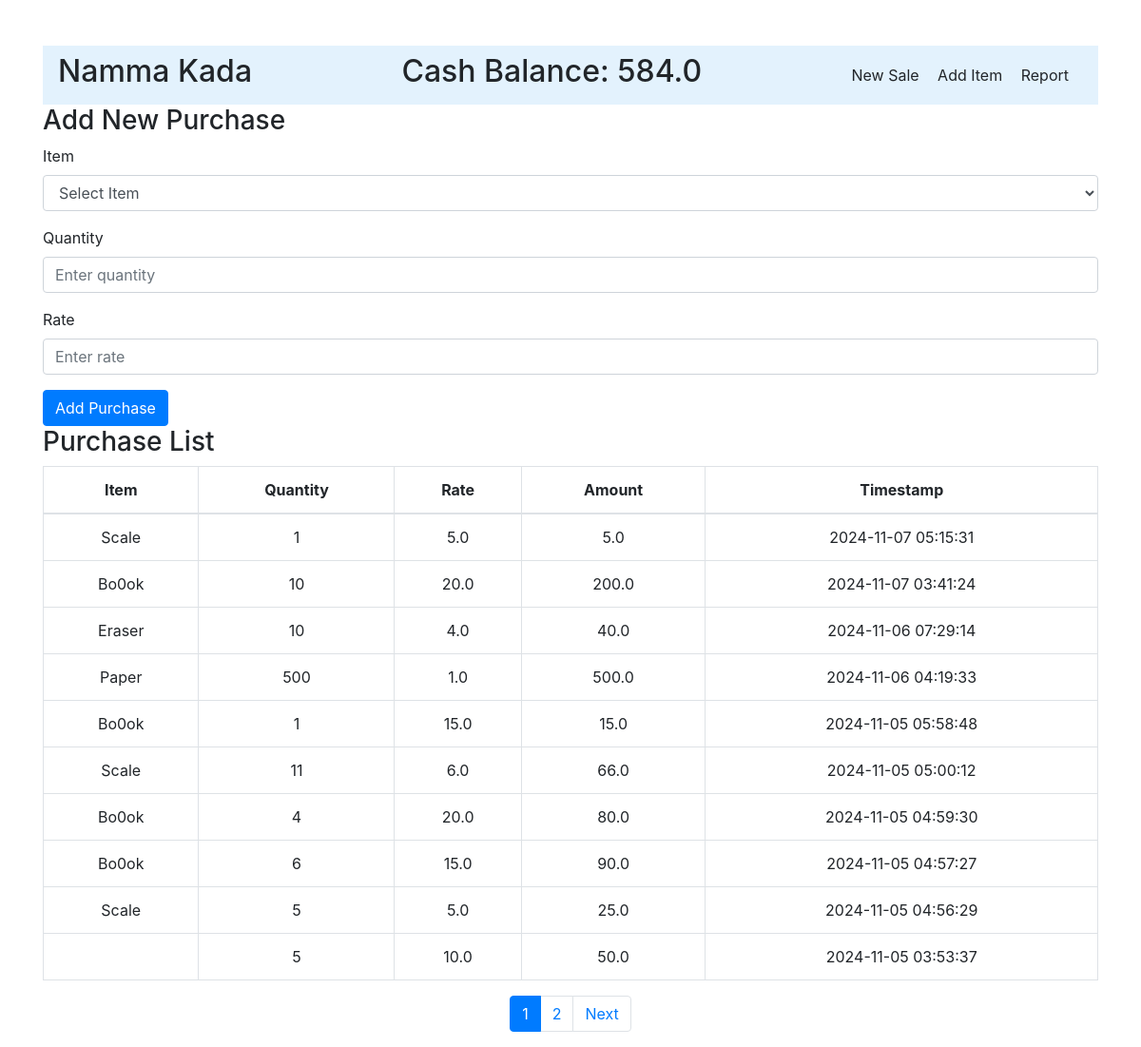
/purchase/, run on the app's committed database.
### main.py (models this page shows)
class Company(db.Model):
    id = db.Column(db.Integer, primary_key=True)
    company_name = db.Column(db.String(128))
    cash_balance = db.Column(db.Float, default = 1000)

class Purchase(db.Model):
    id = db.Column(db.Integer, primary_key = True)
    timestamp = db.Column(db.DateTime, default = db.func.current_timestamp())
    item_id = db.Column(db.Integer, db.ForeignKey('item.id'))
    qty = db.Column(db.Integer)
    rate = db.Column(db.Float)
    amount = db.Column(db.Float)
    item = db.relationship('Item', backref=db.backref('purchases', lazy=True))

class Item(db.Model):
    id = db.Column(db.Integer, primary_key = True)
    item_name = db.Column(db.String(128))
    qty = db.Column(db.Integer, default = 0)

### main.py (the view, shortened to what this page needs)
@app.route('/purchase/', methods=['GET', 'POST'])
def purchase_view():
    if request.method == 'GET':
        page = request.args.get('page', 1, type=int)
        purchases = Purchase.query.order_by(Purchase.id.desc()).paginate(page=page, per_page=10)
        return render_template('purchasepage.html', purchases=purchases, items=Item.query.all(), company = Company.query.first())

### templates/purchasepage.html (shortened to what this page needs)
<!DOCTYPE html>
<html lang="en">
<head>
    <link rel="stylesheet" href="https://stackpath.bootstrapcdn.com/bootstrap/4.5.2/css/bootstrap.min.css">
</head>
<body class="container mt-5">
    <header>
        <nav class="navbar" style="background-color: #e3f2fd">
            <h2 class="company">{{ company.company_name }}</h2>
            <h2 class="cash-balance">Cash Balance: {{ company.cash_balance }}</h2>
            <div class="nav-links">
                <a href="{{ url_for('sales_view') }}" style="text-decoration: none; color: inherit; margin-right: 15px;">New Sale</a>
                <a href="{{ url_for('item_view') }}" style="text-decoration: none; color: inherit; margin-right: 15px;">Add Item</a>
                <a href="{{ url_for('report_view') }}" style="text-decoration: none; color: inherit; margin-right: 15px;">Report</a>
            </div>
        </nav>
    </header>
    <form action="{{ url_for('purchase_view') }}" method="POST">
        <h3>Add New Purchase</h3>
        <div class="form-group">
            <label for="item_id">Item</label>
            <select id="item_id" name="item_id" class="form-control" required>
                <option value="" disabled selected>Select Item</option>
            </select>
        </div>
        <div class="form-group">
            <label for="qty">Quantity</label>
            <input type="number" id="qty" name="qty" class="form-control" placeholder="Enter quantity">
        </div>
        <div class="form-group">
            <label for="rate">Rate</label>
            <input type="number" id="rate" name="rate" class="form-control" placeholder="Enter rate">
        </div>
        <button type="submit" class="btn btn-primary">Add Purchase</button>
    </form>
    <h3>Purchase List</h3>
    <table class="table table-bordered text-center">
        <thead>
            <tr>
                <th>Item</th>
                <th>Quantity</th>
                <th>Rate</th>
                <th>Amount</th>
                <th>Timestamp</th>
            </tr>
        </thead>
        <tbody>
            {% for purchase in purchases %}
            <tr>
                <td>{{ purchase.item.item_name }}</td>
                <td>{{ purchase.qty }}</td>
                <td>{{  purchase.rate }}</td>
                <td>{{ purchase.amount }}</td>
                <td>{{ purchase.timestamp }}</td>
            </tr>
            {% endfor %}
        </tbody>
    </table>
    <nav aria-label="Page navigation">
        <ul class="pagination justify-content-center">
            {% for page_num in purchases.iter_pages() %}
                {% if page_num %}
                    <li class="page-item {% if page_num == purchases.page %}active{% endif %}">
                        <a class="page-link" href="{{ url_for(request.endpoint, page=page_num) }}">{{ page_num }}</a>
                    </li>
                {% else %}
                    <li class="page-item disabled"><span class="page-link">…</span></li>
                {% endif %}
            {% endfor %}
            {% if purchases.has_next %}
                <li class="page-item">
                    <a class="page-link" href="{{ url_for(request.endpoint, page=purchases.next_num) }}">Next</a>
                </li>
            {% endif %}
        </ul>
    </nav>
</body>
</html>

### data on the page
Company: company_name "Namma Kada", cash_balance "584.0"
Purchase: item.item_name "Scale", qty "1", rate "5.0", amount "5.0", timestamp "2024-11-07 05:15:31"
Purchase: item.item_name "Bo0ok", qty "10", rate "20.0", amount "200.0", timestamp "2024-11-07 03:41:24"
Purchase: item.item_name "Eraser", qty "10", rate "4.0", amount "40.0", timestamp "2024-11-06 07:29:14"
Purchase: item.item_name "Paper", qty "500", rate "1.0", amount "500.0", timestamp "2024-11-06 04:19:33"
Purchase: item.item_name "Bo0ok", qty "1", rate "15.0", amount "15.0", timestamp "2024-11-05 05:58:48"
Purchase: item.item_name "Scale", qty "11", rate "6.0", amount "66.0", timestamp "2024-11-05 05:00:12"
Purchase: item.item_name "Bo0ok", qty "4", rate "20.0", amount "80.0", timestamp "2024-11-05 04:59:30"
Purchase: item.item_name "Bo0ok", qty "6", rate "15.0", amount "90.0", timestamp "2024-11-05 04:57:27"
Purchase: item.item_name "Scale", qty "5", rate "5.0", amount "25.0", timestamp "2024-11-05 04:56:29"
Purchase: qty "5", rate "10.0", amount "50.0", timestamp "2024-11-05 03:53:37"

### other printed values
{{ page_num }} "1" "2"
